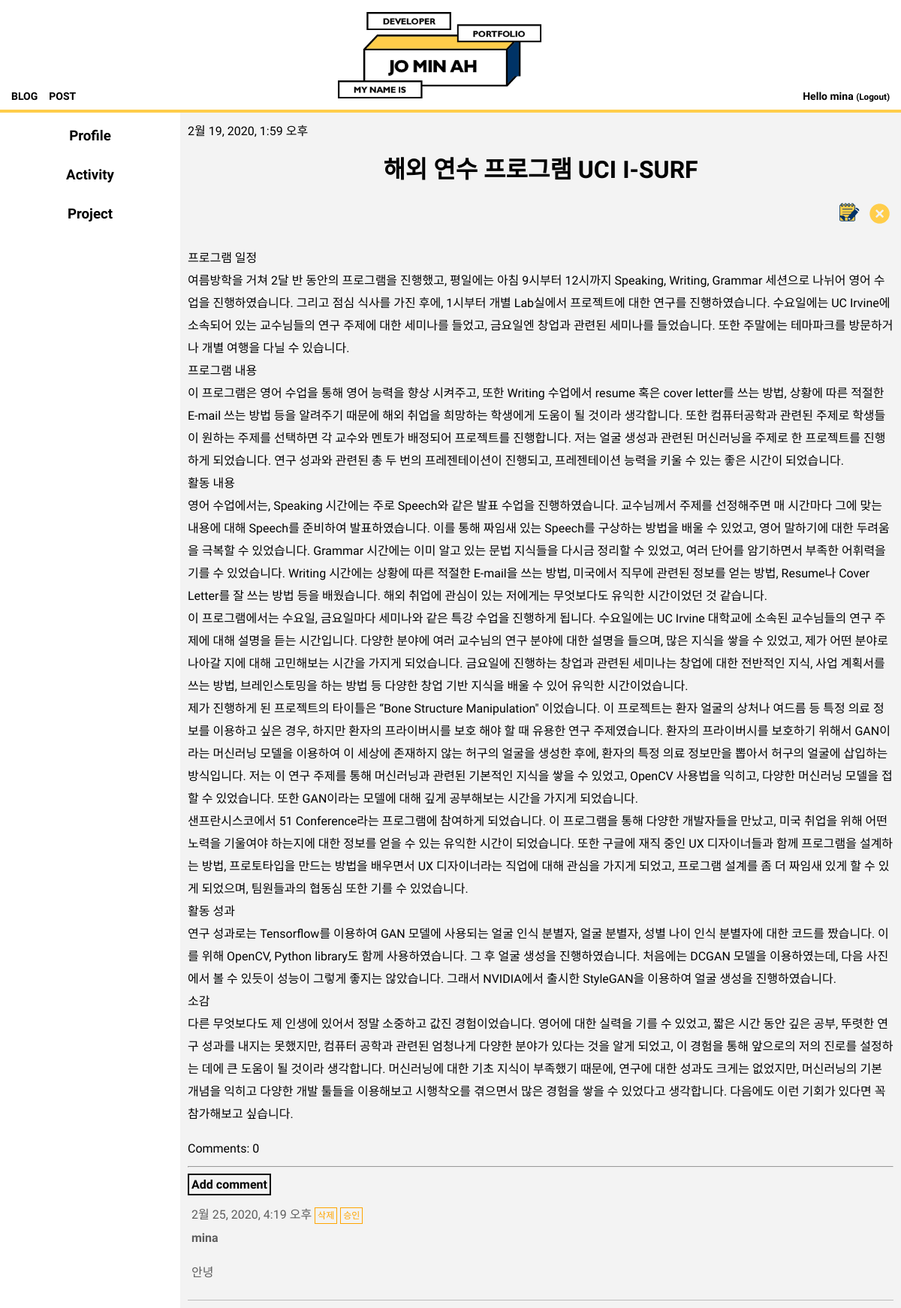
The page /post/3/ (signed in) on the database as committed earlier.
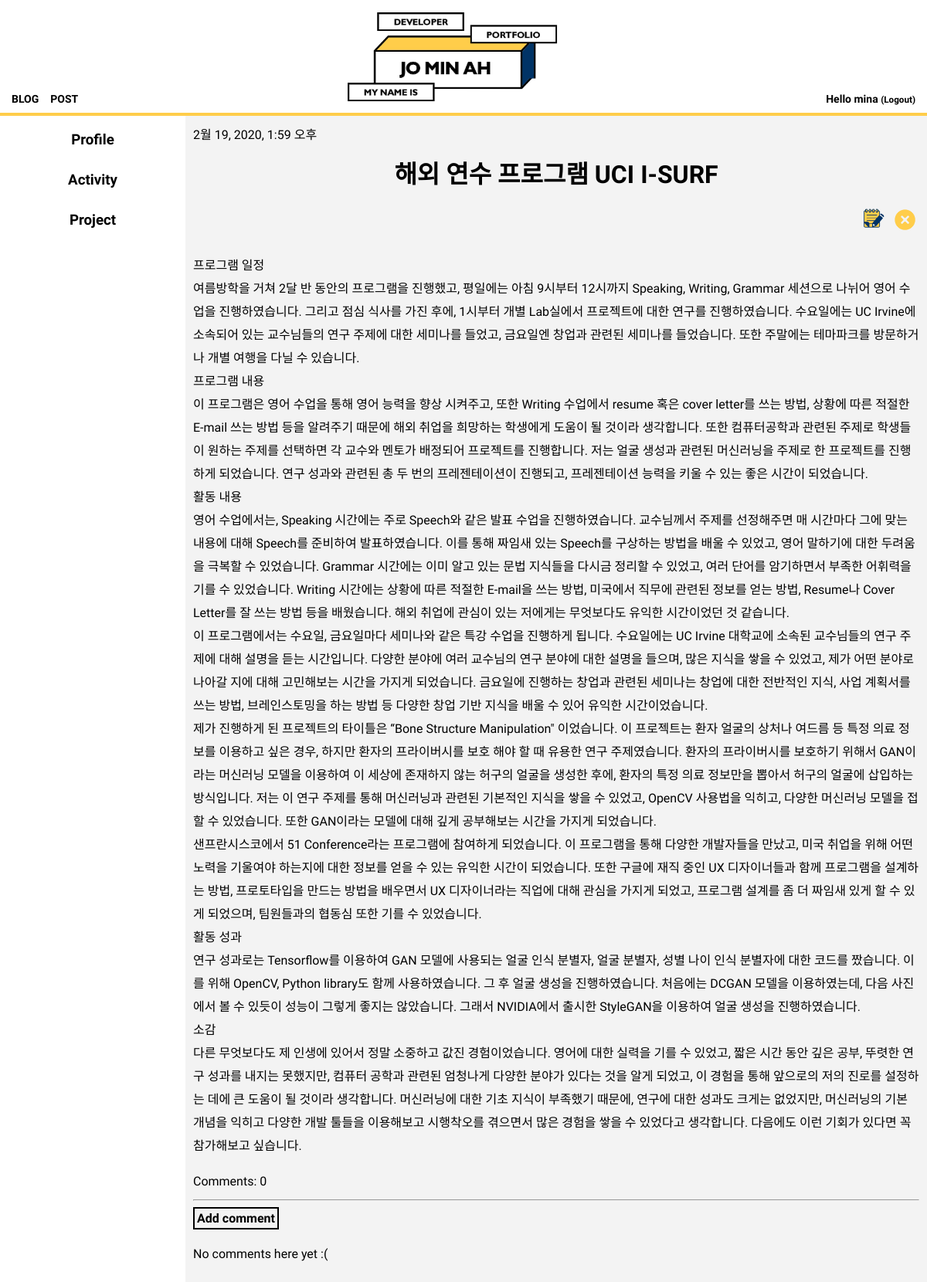
The same page on the database as committed later.
### blog/models.py (models this page shows, shortened)
class Comment(models.Model):
    post=models.ForeignKey('blog.Post',on_delete=models.CASCADE,related_name='comments') # related_name은 post 모델에서 댓글에 접근할 수 있게 함. ex> post.comments.all()
    author=models.CharField(max_length=200)
    text=models.TextField()
    created_date=models.DateTimeField(default=timezone.now)
    approved_comment=models.BooleanField(default=False)
    orderno=models.IntegerField(default=0)
    depth=models.IntegerField(default=0) #일반 댓글 1 대댓글 2

### blog/views.py (the view)
# urls.py: path('post/<int:pk>/', views.post_detail, name='post_detail'),
def post_detail(request, pk):
    post = get_object_or_404(Post, pk=pk)
    profile=Menu.objects.filter(parent_title__contains="Profile")
    activity=Menu.objects.filter(parent_title__contains="Activity")
    project=Menu.objects.filter(parent_title__contains="Project")
    return render(request, 'blog/post_detail.html', {'post': post,'profile':profile,"activity":activity,"project":project})

### blog/models.py (called while the page is built)
    def approved_comments(self):
        return self.comments.filter(approved_comment=True)

### blog/template/blog/post_detail.html
{% extends 'blog/base.html' %}
{% load static %}
{% block content %}
<div class="post">
  {% if post.published_date %}
  <div class="date">
    {{ post.published_date }}
  </div>
  {% endif %}
  <h1>{{ post.title }}</h1>
  {% if user.is_authenticated %}
  <div align="right">
    <a class="btn btn-default" href="{% url 'post_edit' pk=post.pk %}"><img src="{% static 'img/edit_1.png' %}" style="width:40px;"></a>
    <a class="btn btn-default" href="{% url 'post_remove' pk=post.pk %}"><img src="{% static 'img/delete.png' %}" style="width:37px;"></a>
  </div>
  {% endif %}
  <p>{{ post.text|linebreaksbr }}</p>
  <a href="{% url 'post_detail' pk=post.pk %}" style=" font-family: 'Tomorrow', sans-serif;">Comments: {{ post.approved_comments.count }}</a>
</div>
<hr>
<a class='btn btn-default' href="{% url 'add_comment_to_post' pk=post.pk %}" style=" font-family: 'Tomorrow', sans-serif; border:2px solid black; padding:3px; font-weight:bold;">Add comment</a>
{% for comment in post.comments.all %}
{% if user.is_authenticated or comment.approved_comment %}
<div class="comment" style="font-family: 'Tomorrow', sans-serif; border-bottom:1px solid #bcbcbc; margin-top:5px; padding:5px; color:#5d5d5d;">
  <div class="date">
    {{ comment.created_date }}
    {% if not comment.approved_comment %}
    <a class="btn btn-default" href="{% url 'comment_remove' pk=comment.pk %}" style="color:#ffa500; border:1px solid #ffa500; font-size:12px; padding:3px;">삭제</a>
    <a class="btn btn-default" href="{% url 'comment_approve' pk=comment.pk%}" style="color:#ffa500; border:1px solid #ffa500; font-size:12px; padding:3px;">승인</a>
    {% endif %}
  </div>
  <strong>{{ comment.author }}</strong>
  <div>{{ comment.text|linebreaks }}</div>
</div>
{% endif %}
{% empty %}
<p style=" font-family: 'Tomorrow', sans-serif;">No comments here yet :(</p>
{% endfor %}
{% endblock %}

Rows that differ between the two databases and show on the page:
removed Comment: created_date "2월 25, 2020, 4:19 오후", approved_comment "삭제", author "mina", text "안녕"
Other text that changed with them:
text now shown: "No comments here yet :("
